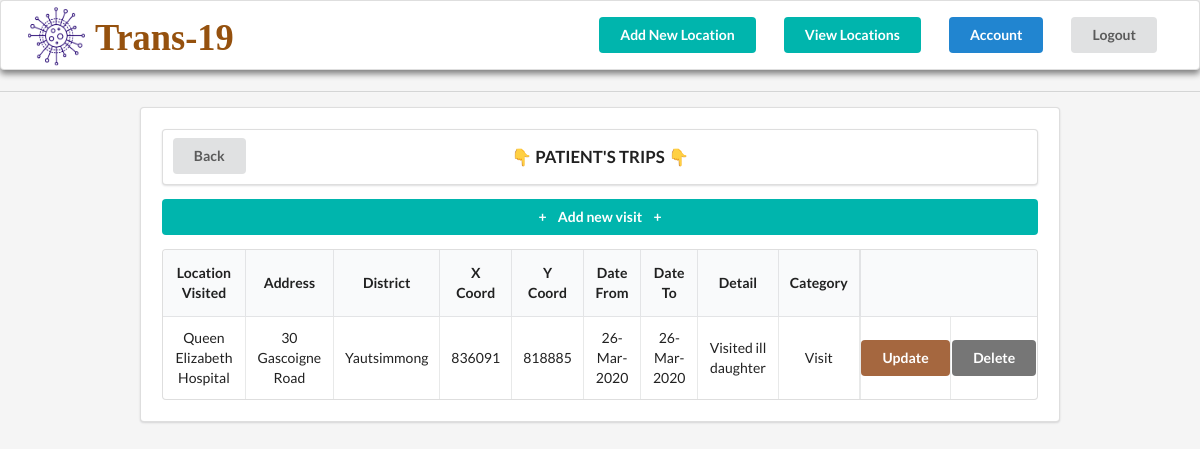
Page /patient/44/ (signed in) on the earlier database version.
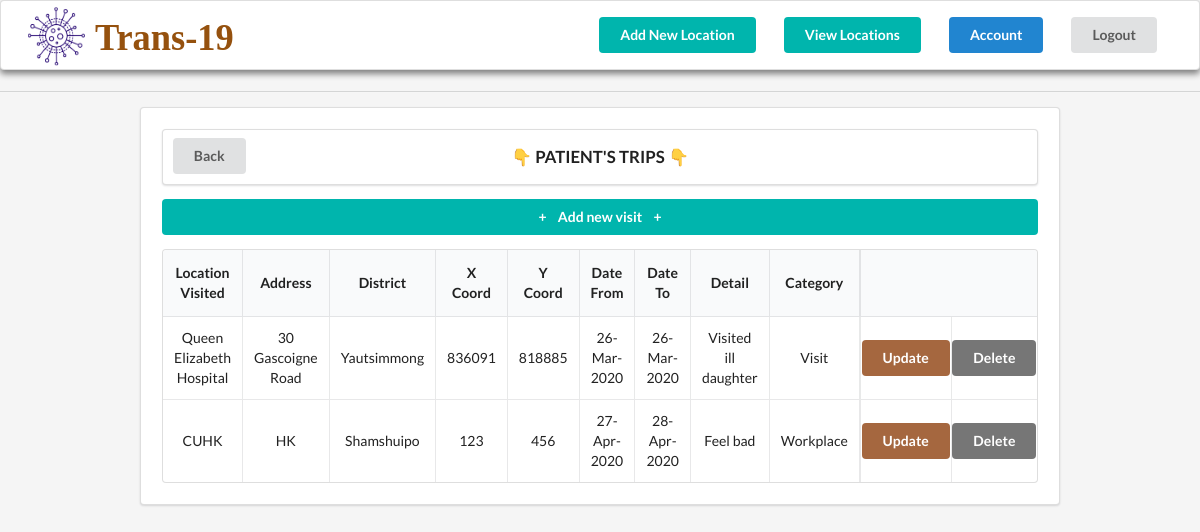
Same page on the later database version.
### trans_19/models.py (models this page shows, shortened)
class Visit(models.Model):
    patient = models.ForeignKey(Patient, on_delete=models.CASCADE)
    location = models.ForeignKey(Location, on_delete=models.CASCADE, null=True, blank=True)
    date_From = models.DateField('Date From (YYYY-MM-DD)')
    date_To = models.DateField('Date To (YYYY-MM-DD)')
    details = models.CharField(max_length=70)
    category = models.CharField(max_length=9, choices=VISIT_CHOICES)

class Location(models.Model):
    name = models.CharField('Location Visited', max_length=70)
    address = models.CharField(max_length=70)
    district = models.CharField(max_length=17, choices=DISTRICTS_CHOICES)
    xCoord = models.IntegerField('X Coordinate')
    yCoord = models.IntegerField('Y Coordinate')
    category = models.CharField(max_length=9, choices=VISIT_CHOICES)

### trans_19/views.py (the view)
# urls.py: path('patient/<int:patient>/', PatientDetailView.as_view(),
class PatientDetailView(LoginRequiredMixin, TemplateView):
    template_name = 'patients/patient_trips.html'
    def get_context_data(self, **kwargs):
        patient = self.kwargs['patient']
        context = super().get_context_data(**kwargs)
        context['visit_list'] = Visit.objects.filter(patient__pk=patient)
        context['patient'] = Patient.objects.get(pk=patient)
        return context

### trans_19/templates/patients/patient_trips.html
{% extends "patients/index.html" %}
{% block content %}
<div class="ui divider"></div>
<div class="ui segment" style="margin:0 10em; padding: 1.5em;">
  <div class="ui segment" style="font-weight: 700; font-size: 1.2em; position: relative; padding: 0;">
    <a href="{%url 'trans_19_home'%}">
      <div class="ui button" style="position:absolute; left:0px; margin: 0.6em 0 0 0.7em">Back</div>
    </a>
    <div class="cent" style="margin: 0 auto; text-align: center; padding: 1em 0;">👇 PATIENT'S TRIPS 👇</div>
  </div>
  <div>
    <a class="ui teal button" href="{%url 'trans_19_addPatientVisit' patient.id %}" style="width: 100%;">+<span
        style="margin:0 0.8em">Add new
        visit</span>+</a>
  </div>
  <table class="ui celled table" style="text-align: center;">
    <thead>
      <tr>
        <th>Location Visited</th>
        <th>Address</th>
        <th>District</th>
        <th>X Coord</th>
        <th>Y Coord</th>
        <th>Date From</th>
        <th>Date To</th>
        <th>Detail</th>
        <th>Category</th>
        <th colspan="2" style="border-left:0.2em solid rgba(34,36,38,.1);"></th>
      </tr>
    </thead>
    <tbody>
      {% for visit in visit_list %}
      <tr>
        <td data-label="NameLocation">{{visit.location.name}}</td>
        <td data-label="Address">{{visit.location.address}}</td>
        <td data-label="District">{{visit.location.district|capfirst}}</td>
        <td data-label="xCoord">{{visit.location.xCoord}}</td>
        <td data-label="yCoord">{{visit.location.yCoord}}</td>
        <td data-label="DateFrom">{{visit.date_From|date:"d-M-Y"}}</td>
        <td data-label="DateTo">{{visit.date_To|date:"d-M-Y"}}</td>
        <td data-label="Details">{{visit.details}}</td>
        <td data-label="Category">{{visit.location.category|capfirst}}</td>
        <td style="border-left:0.2em solid rgba(34,36,38,.1); padding-left:0.05em; padding-right:0.05em; "><a
            class="ui brown button" href="{%url 'trans_19_updatePatientVisit' patient.id visit.id %}"
            style="margin:0">Update</a>
        </td>
        <td style="padding-left:0.05em; padding-right:0.05em;"><a class="ui grey button"
            href="{%url 'trans_19_deletePatientVisit' patient.id visit.id %}" style="margin:0">Delete</a>
        </td>
      </tr>
      {% endfor %}
    </tbody>
  </table>
</div>
{% endblock content %}

Differences in the rows shown:
added Visit: location.name "CUHK", location.address "HK", location.district "Shamshuipo", location.xCoord "123", location.yCoord "456", date_From "27-Apr-2020", date_To "28-Apr-2020", details "Feel bad", location.category "Workplace"
